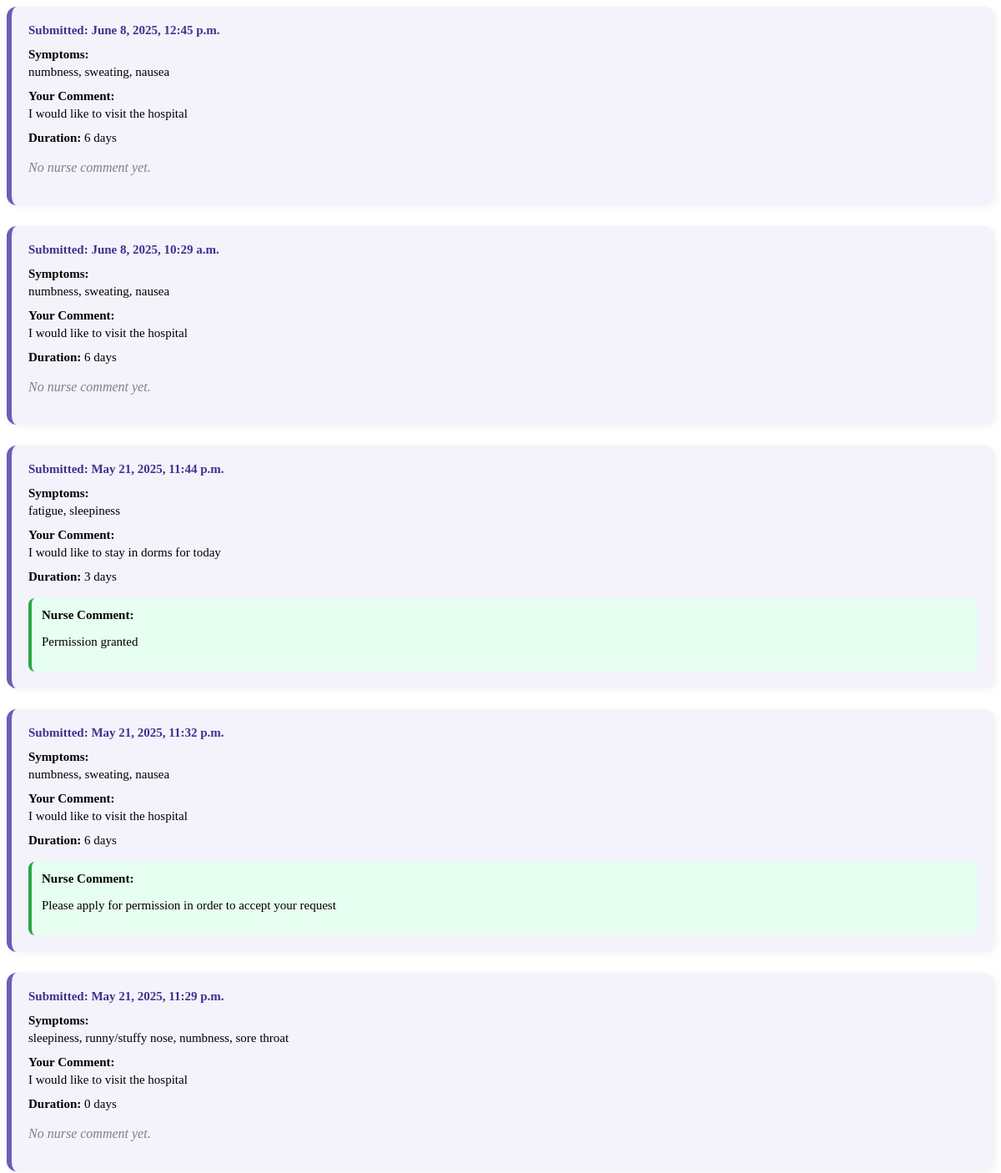
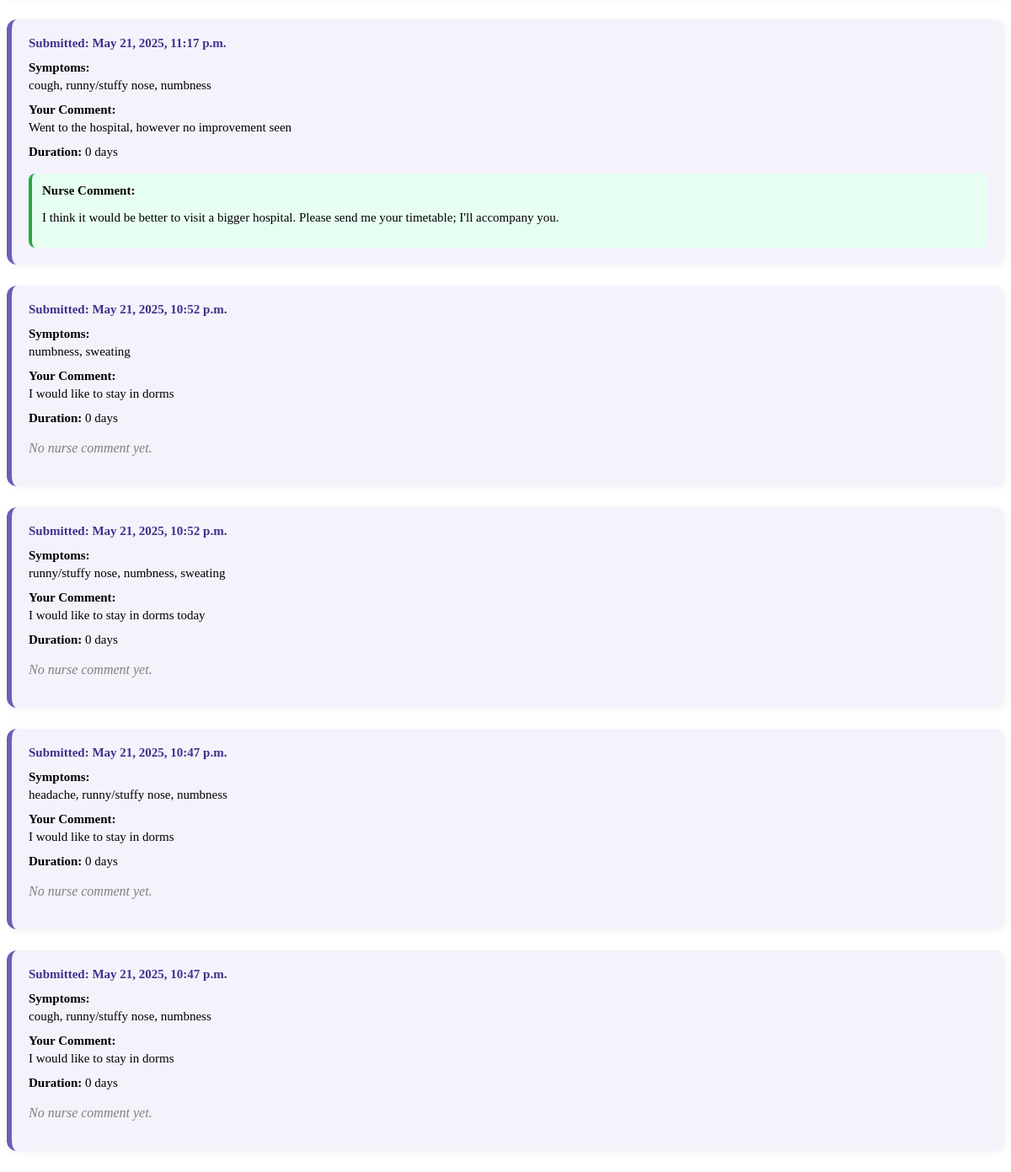
The app's page /request-history/ (signed in) with its own data (2 pictures, top to bottom).
### main/models.py (models this page shows, shortened)
class HealthReport(models.Model):
    user = models.ForeignKey(User, on_delete=models.CASCADE)
    symptoms = models.TextField()
    other_symptoms = models.TextField(blank=True, null=True)
    extra_comments = models.TextField(blank=True)
    medical_record = models.FileField(upload_to='medical_records/', blank=True, null=True)
    created_at = models.DateTimeField(auto_now_add=True)
    reviewed = models.BooleanField(default=False)
    duration= models.PositiveIntegerField(default=0)
    nurse_viewed = models.BooleanField(default=False)
    nurse_comment = models.TextField(blank=True, null=True)
    starred = models.BooleanField(default=False)

### main/views.py (the view)
# urls.py: path('request-history/', views.request_history, name='request_history'),
def request_history(request):
    print("Current user:", request.user.username)
    reports = HealthReport.objects.filter(user=request.user).order_by('-created_at')
    print(f"Reports count for {request.user}: {reports.count()}")
    return render(request, 'main/ruser_comp/rqst_his_std.html', {'health_reports': reports})

### main/templates/main/ruser_comp/rqst_his_std.html (shortened to what this page needs)
{% block content %}
  {% if health_reports %}
    {% for report in health_reports %}
      <div class="report-box">
        <div class="report-header">
          <strong>Submitted:</strong> {{ report.created_at }}
        </div>
        <div class="report-body">
          <p><strong>Symptoms:</strong><br> {{ report.symptoms|safe|cut:"["|cut:"]"|cut:"'" }}</p>
          <p><strong>Your Comment:</strong><br>{{ report.extra_comments }}</p>
          <p><strong>Duration:</strong> {{ report.duration }} days</p>
        </div>
        {% if report.nurse_comment %}
          <div class="nurse-comment">
            <strong>Nurse Comment:</strong>
            <p>{{ report.nurse_comment }}</p>
          </div>
        {% else %}
          <p style="color: gray;"><em>No nurse comment yet.</em></p>
        {% endif %}
      </div>
    {% endfor %}
  {% else %}
    <p style="text-align: center; font-style: 'SteelfishRg';">
      You haven’t submitted any symptom reports yet.
    </p>
  {% endif %}
{% endblock %}

### main/templates/main/ruser_comp/rqst_his_std.html (style rules this page uses)
.report-box { background-color: #f4f2fb; border-left: 6px solid #6b5eb7; border-radius: 12px; padding: 20px; margin-bottom: 25px; box-shadow: 2px 2px 10px rgba(0,0,0,0.05); }
.report-header { font-size: 15px; font-weight: bold; margin-bottom: 10px; color: #3f318d; }
.report-body p { margin: 8px 0; font-size: 15px; line-height: 1.4; }
.nurse-comment { background-color: #e6fff1; border-left: 4px solid #28a745; padding: 12px; border-radius: 8px; margin-top: 15px; font-size: 15px; }

### records on screen
HealthReport: created_at "June 8, 2025, 12:45 p.m.", symptoms "numbness, sweating, nausea", extra_comments "I would like to visit the hospital", duration "6", shows "No nurse comment yet."
HealthReport: created_at "June 8, 2025, 10:29 a.m.", symptoms "numbness, sweating, nausea", extra_comments "I would like to visit the hospital", duration "6", nurse_comment "No nurse comment yet."
HealthReport: created_at "May 21, 2025, 11:44 p.m.", symptoms "fatigue, sleepiness", extra_comments "I would like to stay in dorms for today", duration "3", nurse_comment "Permission granted"
HealthReport: created_at "May 21, 2025, 11:32 p.m.", symptoms "numbness, sweating, nausea", extra_comments "I would like to visit the hospital", duration "6", nurse_comment "Please apply for permission in order to accept your request"
HealthReport: created_at "May 21, 2025, 11:29 p.m.", symptoms "sleepiness, runny/stuffy nose, numbness, sore throat", extra_comments "I would like to visit the hospital", duration "0", shows "No nurse comment yet."
HealthReport: created_at "May 21, 2025, 11:17 p.m.", symptoms "cough, runny/stuffy nose, numbness", extra_comments "Went to the hospital, however no improvement seen", duration "0", nurse_comment "I think it would be better to visit a bigger hospital. Please send me your timetable; I'll accompany you."
HealthReport: created_at "May 21, 2025, 10:52 p.m.", symptoms "numbness, sweating", extra_comments "I would like to stay in dorms", duration "0", shows "No nurse comment yet."
HealthReport: created_at "May 21, 2025, 10:52 p.m.", symptoms "runny/stuffy nose, numbness, sweating", extra_comments "I would like to stay in dorms today", duration "0", shows "No nurse comment yet."
HealthReport: created_at "May 21, 2025, 10:47 p.m.", symptoms "headache, runny/stuffy nose, numbness", extra_comments "I would like to stay in dorms", duration "0", shows "No nurse comment yet."
HealthReport: created_at "May 21, 2025, 10:47 p.m.", symptoms "cough, runny/stuffy nose, numbness", extra_comments "I would like to stay in dorms", duration "0", shows "No nurse comment yet."
